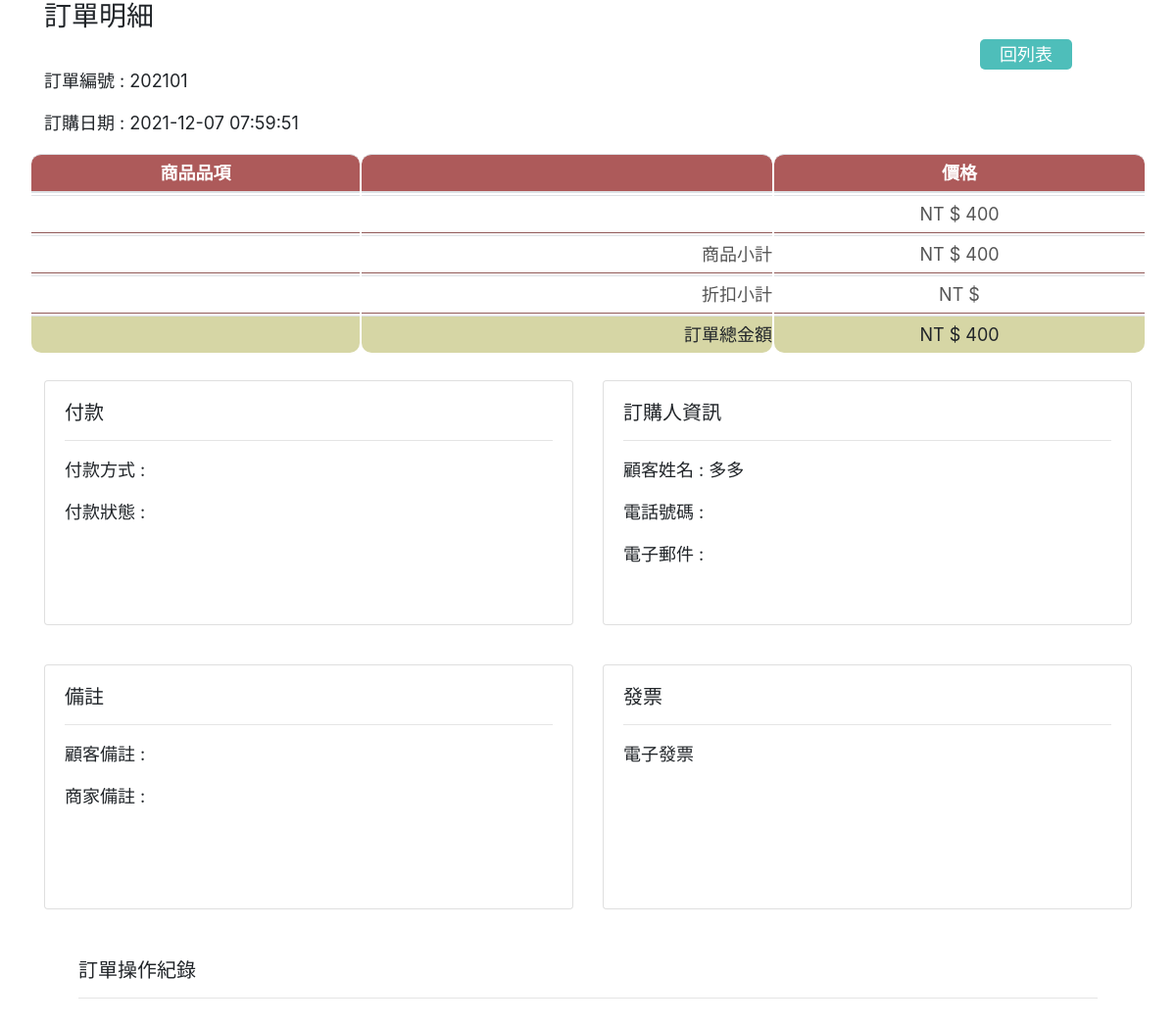
/pages/order/order-details.php?id=1, run on the app's committed database.
### tables this page shows
CREATE TABLE `order_tracking` (
  `id` int(6) NOT NULL,
  `order-num` int(6) NOT NULL,
  `user-id` varchar(20) NOT NULL,
  `date` datetime NOT NULL,
  `payment-status` varchar(10) NOT NULL,
  `payment-method` varchar(10) NOT NULL,
  `order-status` varchar(20) NOT NULL,
  `sum` varchar(10) NOT NULL
);

### pages/order/order-details.php (the view, shortened to what this page needs)
<?php
if (isset($_GET["id"])) {
    $id = $_GET["id"];
} else {
    $id = 0;
}
require_once("../../components/pdo-connect.php");
$sqlorder = "SELECT * FROM order_tracking WHERE id = $id";
$stmt = $db_host->prepare($sqlorder);
try {
    $stmt->execute();
    $rowsOrder = $stmt->fetchAll(PDO::FETCH_ASSOC);
} catch (PDOException $e) {
    echo $e->getMessage();
}
?>
<!doctype html>
<html lang="en">
<head>
    <link rel="stylesheet" href="https://stackpath.bootstrapcdn.com/bootstrap/4.3.1/css/bootstrap.min.css">
</head>
<body>
    <div class="container">
        <div class="row">
            <div class="col">
                <h3>訂單明細</h3>
            </div>
        </div>
        <div class="row justify-content-end">
            <div class="col-10">
            </div>
            <div class="col-2">
                <a href="./order.php" class="demo">回列表</a>
            </div>
        </div>
        <div class="row">
            <div class="col-9">
                <?php
                foreach ($rowsOrder as $value) :
                ?>
                    <p>訂單編號 : <?= $value["order-num"] ?></p>
                    <p>訂購日期 : <?= $value["date"] ?></p>
            </div>
        </div>
        <div class="row">
            <table class="table">
                <thead>
                    <tr>
                        <th>商品品項</th>
                        <th></th>
                        <th>價格</th>
                    </tr>
                </thead>
                <tbody>
                    <tr>
                        <td><?= $value["product-id"] ?></td>
                        <td></td>
                        <td>NT &#36 <?= $value["sum"] ?></td>
                    </tr>
                    <tr>
                        <td></td>
                        <td class="text-right">商品小計</td>
                        <td>NT &#36 <?= $value["sum"] ?></td>
                    </tr>
                    <tr>
                        <td></td>
                        <td class="text-right">折扣小計</td>
                        <td>NT &#36 <?= $value["discount"] ?></td>
                    </tr>
                </tbody>
                <tfoot>
                    <tr>
                        <td></td>
                        <td class="text-right">訂單總金額</td>
                        <td>NT &#36 <?= $value["sum"] ?></td>
                    </tr>
                </tfoot>
            </table>
        </div>
        <div class="row">
            <div class="col-sm-6">
                <div class="card">
                    <div class="card-body">
                        <h5 class="card-title">付款</h5>
                        <hr>
                        <p class="card-text">付款方式 : <?= $value["payment_method"] ?></p>
                        <p class="card-text">付款狀態 : <?= $value["payment_status"] ?></p>
                    </div>
                </div>
            </div>
            <div class="col-sm-6">
                <div class="card">
                    <div class="card-body">
                        <h5 class="card-title">訂購人資訊</h5>
                        <hr>
                        <p class="card-text">顧客姓名 : <?= $value["user-id"] ?></p>
                        <p class="card-text">電話號碼 : <?= $value["user-phone"] ?></p>
                        <p class="card-text">電子郵件 : <?= $value["user-email"] ?></p>
                    </div>
                </div>
            </div>
        </div>
        <div class="row">
            <div class="col-sm-6">
                <div class="card">
                    <div class="card-body">
                        <h5 class="card-title">備註</h5>
                        <hr>
                        <p class="card-text">顧客備註 : <?= $value["remark"] ?></p>
                        <p class="card-text">商家備註 : <?= $value["remark"] ?></p>
                    </div>
                </div>
            </div>
            <div class="col-sm-6">
                <div class="card">
                    <div class="card-body">
                        <h5 class="card-title">發票</h5>
                        <hr>
                        <p class="card-text">電子發票</p>
                    </div>
                </div>
            </div>
        </div>
        <div class="col">
            <div class="card1">
                <div class="card-body">
                    <h5 class="card-title">訂單操作紀錄</h5>
                    <hr>
                </div>
            </div>
        </div>
    <?php endforeach; ?>
    </div>
</body>
</html>

### pages/order/order-details.php (style rules this page uses)
body { font-size: 18px; }
a:link { text-decoration: none; color: #fff; }
.demo { margin: 5px; padding: 5px 20px; font-size: 18px; color: white; background-color: #4ebeba; border: none; border-radius: 5px; }
.card { height: 250px; margin: 10px 0px 30px; }
.table { width: 100%; border-collapse: separate; ; }
.table thead th { padding: 5px 0px; color: #fff; background-color: #AD5A5A; text-align: center; border-top-left-radius: 10px; border-top-right-radius: 10px; }
.table tbody td { padding: 5px 0px; color: #555; text-align: center; background-color: #fff; border-bottom: 1px solid #915957; }
.table tfoot td { padding: 5px 0px; text-align: center; background-color: #d6d6a5; border-bottom-left-radius: 10px; border-bottom-right-radius: 10px; }

### data on the page
order_tracking: value "202101", date "2021-12-07 07:59:51", sum "400", value "多多"
